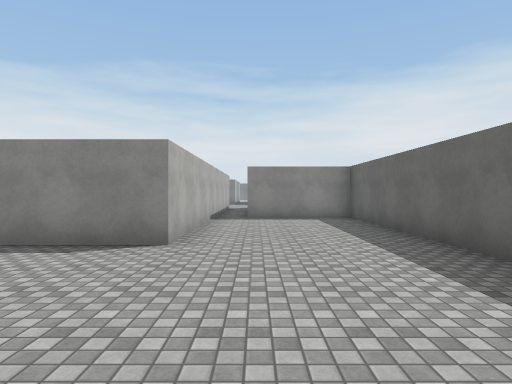
View 1 (above)

16 first-person views from a walk through a scene from a Unity 3-D project. The camera is 1.5 m above the floor, looks level and sees 75° across. The floor is counted in squares, 2 m on a side. Each view is taken from the middle of a square. On the plan, view 1 faces up. The plan holds only what a view shows up to about 11 squares ahead; the rest is blank. The place goes on beyond the plan. Surface patterns are stand-ins for the level's own textures.

View 2
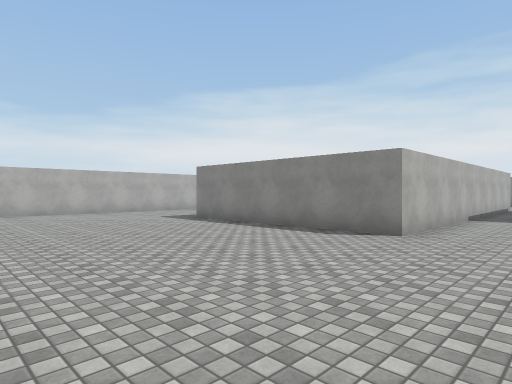

View 3
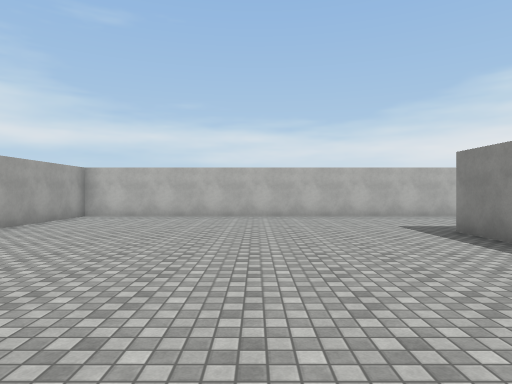

View 4
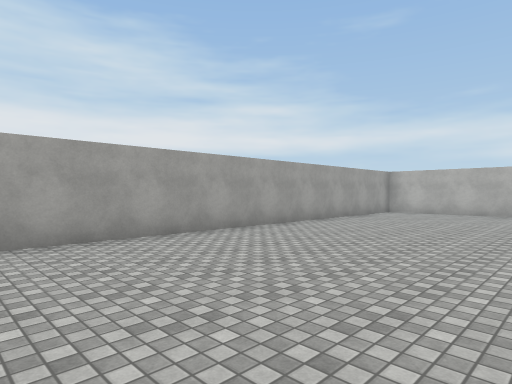

View 5
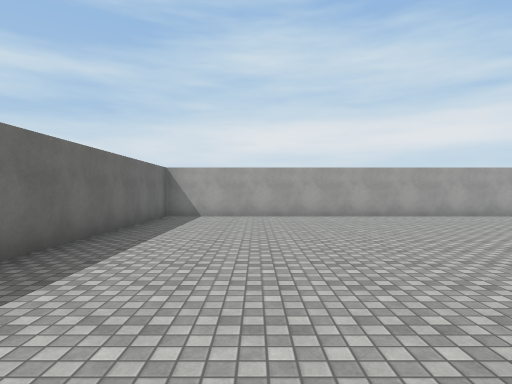

View 6
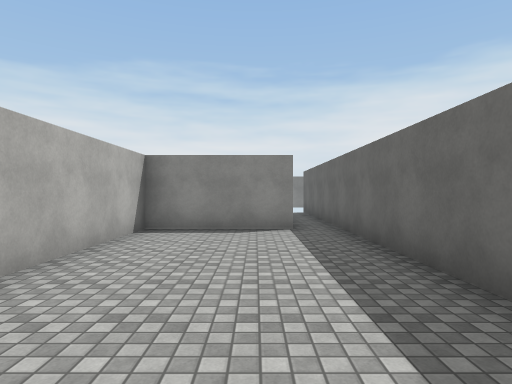

View 7
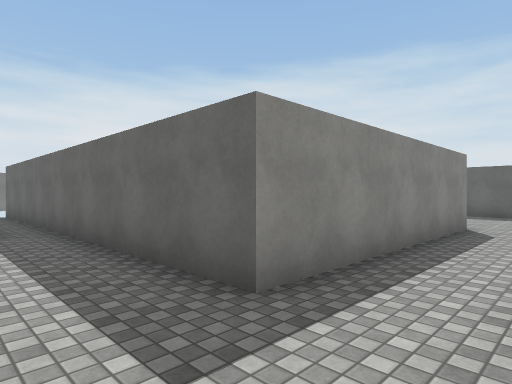

View 8
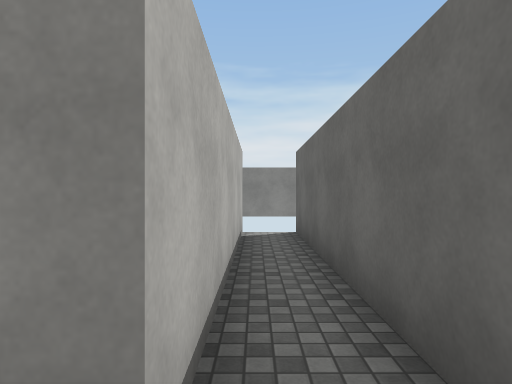

View 9
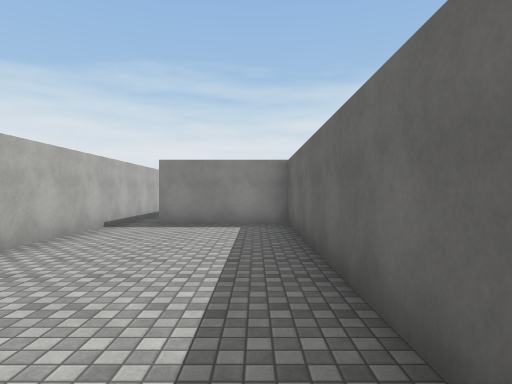

View 10
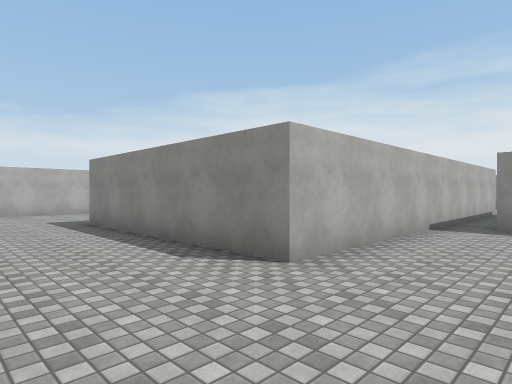

View 11
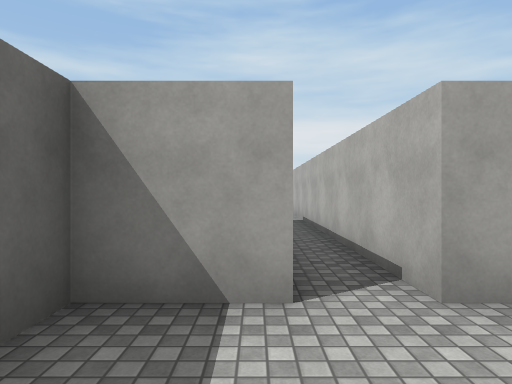

View 12
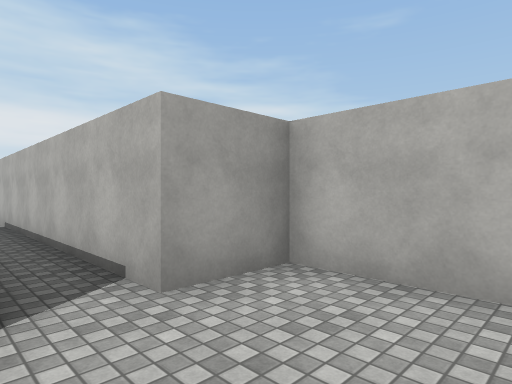

View 13
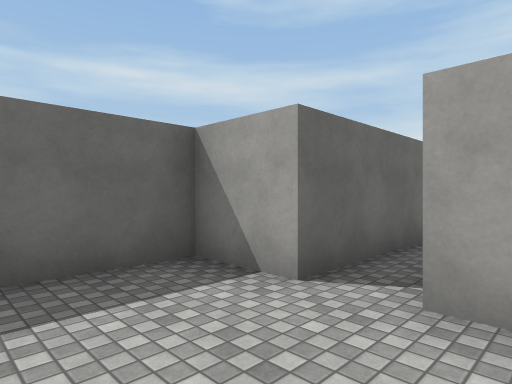

View 14
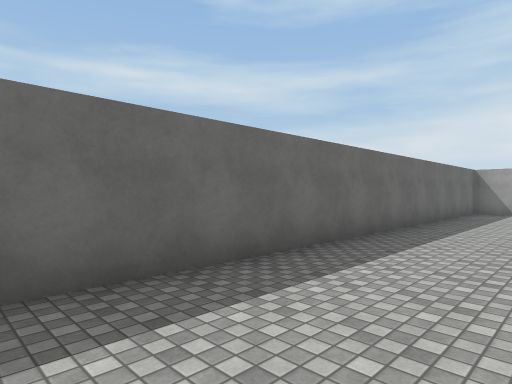

View 15
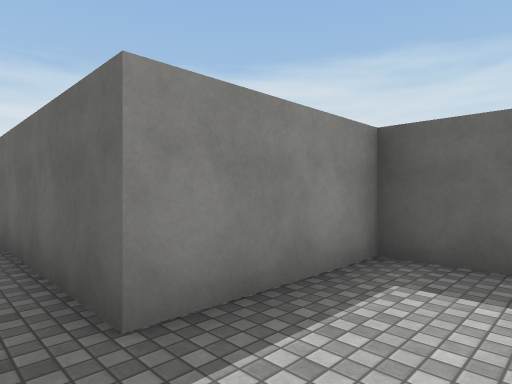

View 16
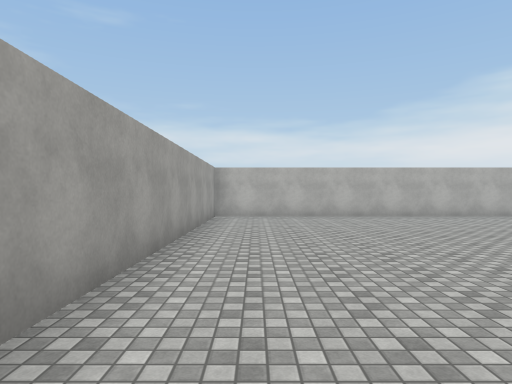

### Floor plan
Points are (right, up) in squares from view 1. A wall is a line through its corners. A room is listed if a view was taken in it or the views show most of it. See-through windows are left out.
Room 1 (views 1, 2, 3, 4, 5, 6, 7, 8, 9, 10, 14, 15, 16)
walls: (-1.2, 9.5) (-1.2, 4.8) (-7.2, 4.8) (-7.2, 15.2); (-8.2, 15.1) (-8.2, 9.7) (-11.2, 9.7) (-11.2, -4.2) (2.8, -4.2) (2.8, 9.7) (-0.2, 9.7)
ways out: opening at (-1, 10) to room 2; gap at (-9, 15); gap at (-7, 15)
Room 2 (views 11, 12, 13)
walls: (-2.8, 17.8) (-2.8, 15.7) (-1.2, 15.7) (-1.2, 9.5); (-0.2, 9.7) (-0.2, 15.7) (1.2, 15.7) (1.2, 17.6)
ways out: opening at (-1, 10) to room 1

Positions as (right, up) in squares from view 1, and headings:
1: (0, 0), facing up
2: (1, -1), facing up-left
3: (-1, 1), facing left
4: (1, 1), facing down-left
5: (0, 6), facing down
6: (-9, 3), facing up
7: (-9, 3), facing up-right
8: (-8, 9), facing up
9: (2, 2), facing up
10: (1, 2), facing up-left
11: (0, 18), facing down
12: (0, 18), facing down-left
13: (-2, 18), facing down-right
14: (0, 9), facing down-right
15: (-1, 8), facing up-right
16: (-1, -3), facing left
